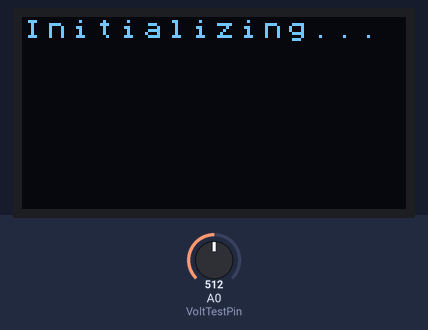
A sketch run on a simulated Arduino Nano, built with avr-gcc and run on an emulated ATmega328P. Shown: 128×64 one-colour display. Inputs (shaded band) come from the test bench; at power-on: A0 (VoltTestPin) = 512. The modem accepts every AT command (registered, SIM ready, sends succeed) and sends nothing else.

Above: at 0.3 s.

The sketch:

monitor_batteria_moto.ino
```cpp
// (licence header left out)
#include <U8x8lib.h>       // libreria per gestione schermo OLED
#include "SoftwareSerial.h" // libreria per seriale con modulo SIM800L

// --- Attribuzione dei pin ---
#define VoltTestPin A0 // pin analogico collegato al partitore per la misura del voltaggio
#define DTR_PIN 5       // pin DTR del SIM800L collegato al pin D5 di Arduino
#define SIM_TX_PIN 6    // pin TX del SIM800L collegato al pin D6 di Arduino
#define SIM_RX_PIN 7    // pin RX del SIM800L collegato al pin D7 di Arduino

// --- Inizializzazione degli oggetti ---
SoftwareSerial serialSIM800(SIM_TX_PIN, SIM_RX_PIN); // seriale software verso il SIM800L
U8X8_SSD1306_128X64_NONAME_HW_I2C u8x8(/* reset=*/ U8X8_PIN_NONE); // oggetto per il display OLED

// --- Definizione delle variabili ---
int read_value = 0;        // valore intero letto sul pin A0 (0-1023)
float ref_voltage = 5.0;   // tensione di riferimento massima per il calcolo
float read_voltage = 0.0; // tensione letta sul pin A0
float batt_voltage = 0.0; // tensione reale della batteria, dopo la formula inversa del partitore
float R1 = 100000.0;       // valore di R1 del partitore
float R2 = 10000.0;        // valore di R2 del partitore
int v_dummy = 0;           // flag per inviare l'SMS una sola volta, fino al reset

void setup() {
  serialSIM800.begin(57600);   // inizializza la seriale con il modulo GSM
  delay(50);
  digitalWrite(DTR_PIN, HIGH);
  delay(50);
  Screeninit();                // avvia lo schermo OLED
  delay(50);
  sim800sleepmode();           // mette il modulo GSM in sleep-mode
}

void loop() {
  Readvoltage();
  if (batt_voltage < 12.0 && v_dummy == 0) {
    sim800wakeup();
    sendsmsalarm();
    v_dummy = 1; // impedisce l'invio di ulteriori SMS fino al reset della scheda
  }
}

void Screeninit() {
  u8x8.begin();
  u8x8.setPowerSave(0);
  u8x8.setFont(u8x8_font_chroma48medium8_r);
    u8x8.clear();
    u8x8.drawString(0, 0, "Initializing...");
    delay(2000);
    u8x8.clear();
}

void Readvoltage() {
  read_value = analogRead(VoltTestPin);
  read_voltage = (read_value * ref_voltage) / 1024.0;     // converte la lettura in tensione
  batt_voltage = read_voltage / (R2 / (R1 + R2));         // formula inversa del partitore
}

void sim800sleepmode() {
  serialSIM800.println("AT+CSCLK=2");
}

void sim800wakeup() {
  digitalWrite(DTR_PIN, LOW);
  delay(200);
  digitalWrite(DTR_PIN, HIGH);
  serialSIM800.println("AT");
  serialSIM800.println("AT+CSCLK=0");
}

void sendsmsalarm() {
  serialSIM800.println("AT+CMGF=1");
  serialSIM800.println("AT+CMGS=\"+39xxxxxxxxxx\"");
  serialSIM800.print("testo del messaggio");
  serialSIM800.write(26); // Ctrl+Z, invia il messaggio
}
```

Measured:
- what the display in image 0 shows lasts 2.0 s, from 0.2 s to 2.2 s
